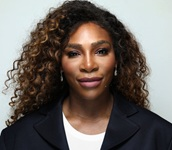
#> input picture opencv/serena_williams.jpg, 172 x 150 px
$ jupyter execute opencv.ipynb
#> lines starting #> are read from the running program, lines starting #| are printed output that depends on the picture; after the words box and inside, x2 and y2 are one past the last pixel; in counts of white or black regions, pixels touching at a corner belong together
[cell 1]
import cv2
from matplotlib import pyplot as plt

[cell 2]
image = plt.imread('serena_williams.jpg')
#> image is the input picture: shape (150, 172, 3); mean R, G, B 112.1, 104.3, 99.2

[cell 3]
blur = cv2.GaussianBlur(image,(5,5),0)
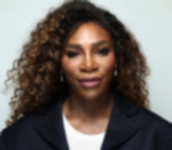
#> blur: shape (150, 172, 3); mean R, G, B 112, 104.3, 99.2


fig = plt.figure(figsize=(10,6))
ax1 = plt.subplot(1,2,1)
ax1.add_image(plt.imshow(image))
plt.title('Normal Image')
ax2 = plt.subplot(1,2,2)
ax2.add_image(plt.imshow(blur))
plt.title('Gaussian Blur')
plt.show()
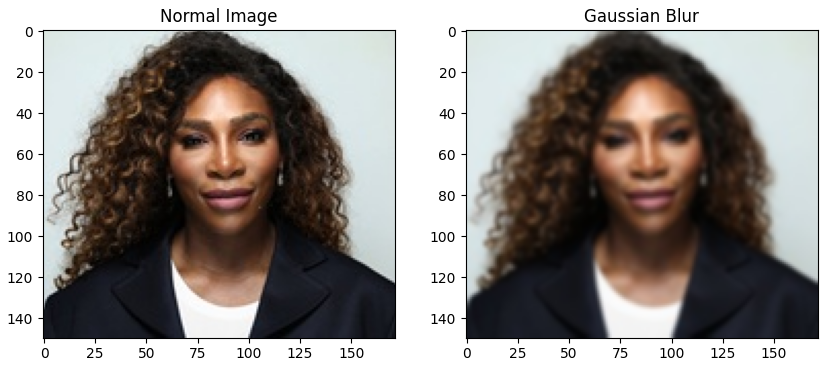
#> figure drawn by matplotlib, 2 panels

[cell 4]
canny = cv2.Canny(image,100,200)
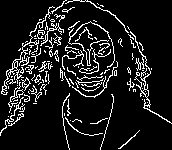
#> canny: shape (150, 172); 11.2% white in thin lines or dots


fig = plt.figure(figsize=(10,6))
ax1 = plt.subplot(1,2,1)
ax1.add_image(plt.imshow(image))
plt.title('Normal Image')
ax2 = plt.subplot(1,2,2)
ax2.add_image(plt.imshow(canny, cmap='gray'))
plt.title('Canny Edge Detection')
plt.show()
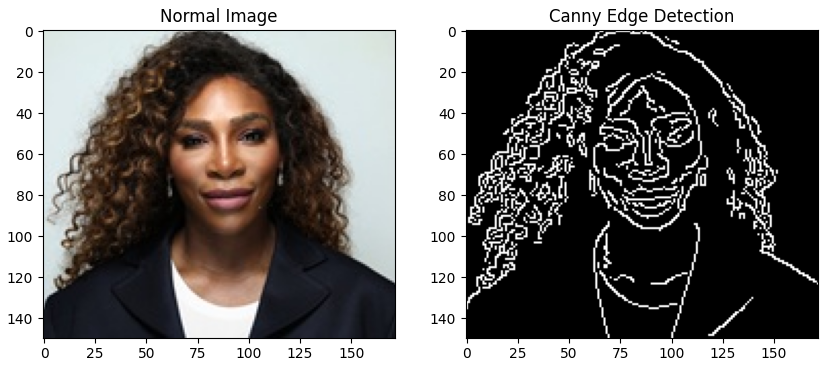
#> figure drawn by matplotlib, 2 panels

[cell 5]
resize = cv2.resize(image,(200,200))
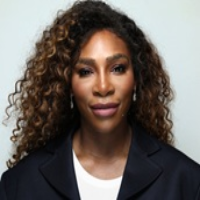
#> resize: shape (200, 200, 3); mean R, G, B 112, 104.2, 99.1


fig = plt.figure(figsize=(10,6))
ax1 = plt.subplot(1,2,1)
ax1.add_image(plt.imshow(image))
plt.title('Normal Image')
ax2 = plt.subplot(1,2,2)
ax2.add_image(plt.imshow(resize))
plt.title('Resized Image')
plt.show()

[cell 6]
(h,w) = image.shape[:2]
#> h = 150; w = 172
center = (w//2 , h//2)
#> center = (86, 75)
rot_mat = cv2.getRotationMatrix2D(center,45,1.0)
rotated = cv2.warpAffine(image,rot_mat,(w, h))
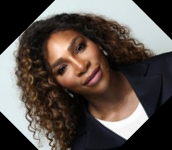
#> rotated: shape (150, 172, 3); mean R, G, B 88, 79, 73.5


fig = plt.figure(figsize=(10,6))
ax1 = plt.subplot(1,2,1)
ax1.add_image(plt.imshow(image))
plt.title('Normal Image')
ax2 = plt.subplot(1,2,2)
ax2.add_image(plt.imshow(rotated))
plt.title('Rotated Image')
plt.show()

[cell 7]
gray = cv2.cvtColor(image, cv2.COLOR_BGR2GRAY)
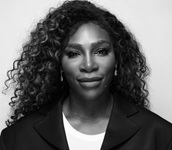
#> gray: shape (150, 172); min 0, max 255, mean 103.6


fig = plt.figure(figsize=(10,6))
ax1 = plt.subplot(1,2,1)
ax1.add_image(plt.imshow(image))
plt.title('Normal Image')
ax2 = plt.subplot(1,2,2)
ax2.add_image(plt.imshow(gray, cmap='gray'))
plt.title('Grayscale Image')
plt.show()

[cell 8]
face_cascade = cv2.CascadeClassifier("haarcascade_frontalface_default.xml")
gray = cv2.cvtColor(image, cv2.COLOR_BGR2GRAY)
faces = face_cascade.detectMultiScale(gray, scaleFactor=1.1, minNeighbors=5)
#> faces = [[57, 28, 63, 63]]
copy = image.copy()
for (x, y, w, h) in faces:
    cv2.rectangle(copy, (x, y), (x+w, y+h), (255, 0, 0), 2)
#> this loop made 1 pass
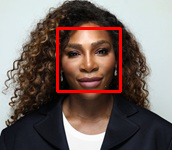
#> copy: shape (150, 172, 3); 2.91% of pixels changed, all inside (x1, y1, x2, y2) = (56, 27, 122, 93)


fig = plt.figure(figsize=(10,6))
ax1 = plt.subplot(1,2,1)
ax1.add_image(plt.imshow(image))
plt.title('Normal Image')
ax2 = plt.subplot(1,2,2)
ax2.add_image(plt.imshow(copy, cmap='gray'))
plt.title('Face Detection')
plt.show()
